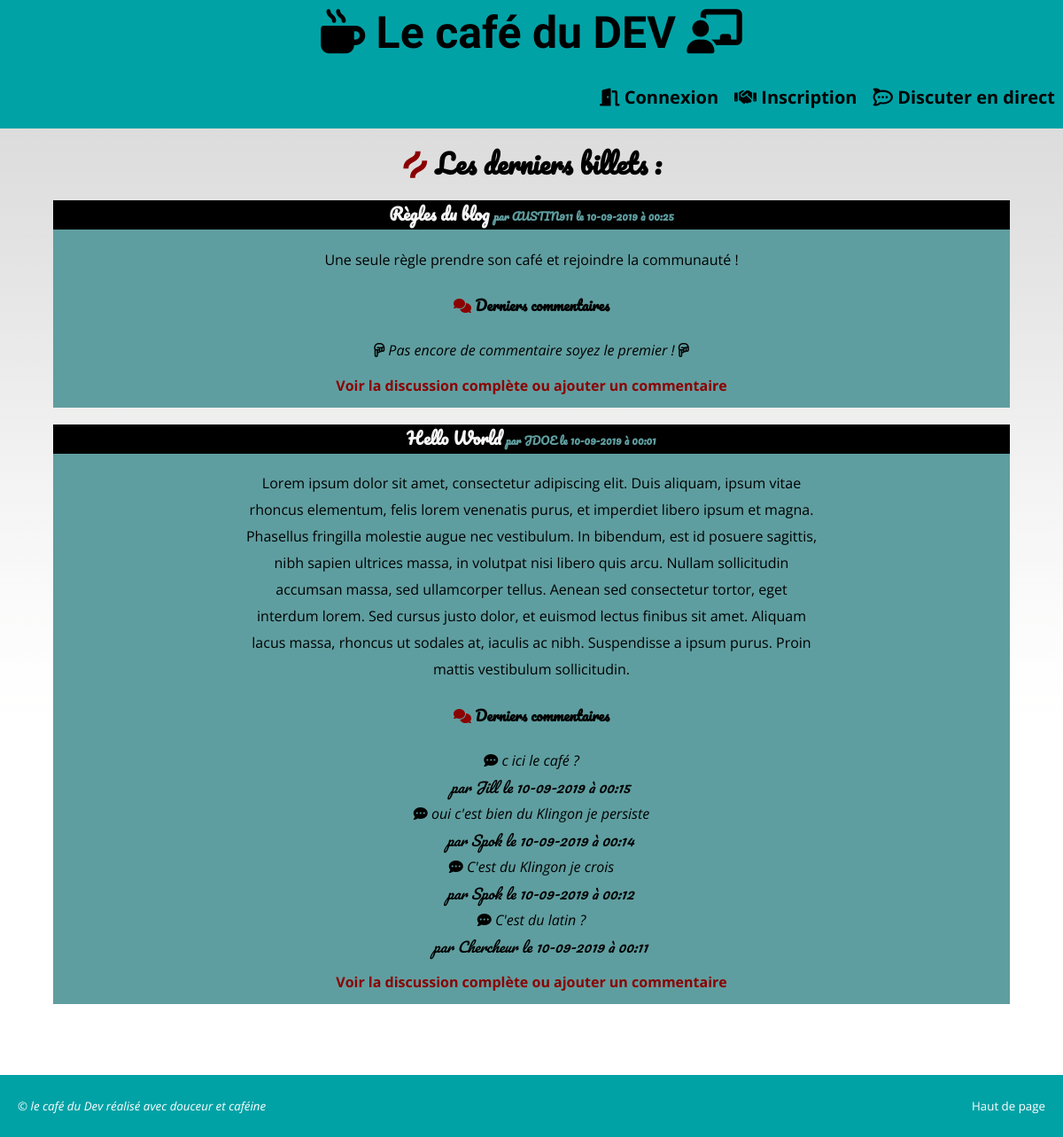
The page / on the database its author committed.
### tables this page shows
CREATE TABLE `posts` (
  `id` int(11) NOT NULL,
  `user_id` int(11) NOT NULL,
  `title` varchar(255) NOT NULL,
  `post` text NOT NULL,
  `creation_date` datetime NOT NULL
);

CREATE TABLE `users` (
  `id` int(11) NOT NULL,
  `firstname` varchar(200) NOT NULL,
  `lastname` varchar(200) NOT NULL,
  `email` varchar(200) NOT NULL,
  `role` varchar(5) NOT NULL,
  `pseudo` varchar(200) NOT NULL,
  `password` varchar(100) NOT NULL,
  `subscription_date` datetime NOT NULL
);

CREATE TABLE `comments` (
  `id` int(11) NOT NULL,
  `post_id` int(11) NOT NULL,
  `author` varchar(50) NOT NULL,
  `comment` text NOT NULL,
  `creation_date` datetime NOT NULL
);

### application/controllers/HomeController.php (called while the page is built, shortened)
<?php
class HomeController {
    public function renderHomeView() {
        $postModel = new PostModel();
        $posts = $postModel->getPosts();
        $commentModel = new CommentModel();
        require 'public/views/front/homeView.phtml';
    }
}

### application/classes/config/Directory.php (called while the page is built, shortened)
<?php
class Directory {
    public static function requireFileWithoutNamespace(string $class) :void {
        if (substr($class, -10) === 'Controller') {
            $class = str_replace(SELF::CONTROLLER_NAMESPACE, "", $class);
            require_once SELF::CONTROLLER_DIRECTORY . $class . '.php';
        }
        else if (substr($class, -5) === 'Model') {
            $class = str_replace(SELF::MODEL_NAMESPACE, "", $class);
        }
        else if (substr($class, -9) === 'Exception')
        {
            $class = str_replace(SELF::EXCEPTION_NAMESPACE, "", $class);
            require_once SELF::EXCEPTION_DIRECTORY . $class . '.php';
        }
        else if (substr($class, -6) === 'Entity')
        {
            $class = str_replace(SELF::ENTITY_NAMESPACE, "", $class);
        }
        else {
            $class = str_replace(SELF::CONFIG_NAMESPACE, "", $class);
        }
    }
}

### application/models/PostModel.php (called while the page is built, shortened)
<?php
class PostModel extends Database {
    public function getPosts() :array
    {
        $sql ="SELECT post.id, post.user_id, post.title, post.post, post.creation_date, user.pseudo FROM posts post INNER JOIN users user ON user.id = post.user_id ORDER BY post.id DESC";
        return $this->queryAllFetchClass($sql, SELF::ENTITY_CLASSNAME);
    }
}

### application/classes/config/Database.php (called while the page is built, shortened)
<?php
class Database {
    protected $pdo;
    public function setPdo(\PDO $db_init)
    {
        $this->pdo = $db_init;
    }
    public function protectWithHtmlSpecialCharsAndTrim(array $arrayParams = []) {
        if ( !empty($arrayParams) )
        {
            foreach( $arrayParams as $keys => $param )
            {
                $arrayParams[$keys] = htmlspecialchars(trim($param));
            }
            return $arrayParams;
        }
    }
    public function prepareExecute(string $sqlQuery, array $arrayParams = [])
    {
        $query = $this->pdo->prepare($sqlQuery);
        $protectedArrayParams = $this->protectWithHtmlSpecialCharsAndTrim($arrayParams);
        $query->execute($protectedArrayParams);
        return $query;
    }
    public function queryAllFetchClass( string $sqlQuery, $class, array $arrayParams = [] ) :array
    {
        $query = $this->prepareExecute($sqlQuery, $arrayParams);
        $entity_namespace = "Ariwf3\\Blog_oop\\Application\\Classes\\Entity";
        return $query->fetchAll(\PDO::FETCH_CLASS, $entity_namespace . '\\' . $class);
    }
}

### application/classes/entity/PostsEntity.php (called while the page is built, shortened)
<?php
class PostsEntity {
    public $id;
    public $creation_date;
    public function __construct() {
        $this->id = (int) $this->id;
        $this->creation_date = new \DateTime($this->creation_date);
    }
}

### application/models/CommentModel.php (called while the page is built, shortened)
<?php
class CommentModel extends Database {
    public function getLastCommentsBypost(int $post_id) :array {
        $id = (int) $post_id;
        $array = [
            "id" => $id
        ];
        $sql = "SELECT id, post_id, author, comment, creation_date FROM comments WHERE post_id = :id ORDER BY id DESC LIMIT 4";
        return $this->queryAllFetchClass($sql, SELF::ENTITY_CLASSNAME, $array);
    }
}

### application/classes/entity/CommentsEntity.php (called while the page is built, shortened)
<?php
class CommentsEntity {
    public $author;
    public $comment;
    public $creation_date;
    public function __construct() {
        $this->author = ucfirst($this->author);
        $this->creation_date = new \DateTime($this->creation_date);
    }
    public function getExcerpt() :string {
        if (strlen(substr($this->comment,0,50)) >= 50) {
            return substr($this->comment,0,50) . "...";
        } else {
            return substr($this->comment,0,50);
        }
    }
}

### public/views/front/homeView.phtml (the view, shortened to what this page needs)
<h2><i class="fab fa-hotjar"></i> Les derniers billets :</h2>
<?php endif;
foreach($posts as $post) :?>
<article>
    <h3><?= $post->title ?> <span class='author_infos'>par <span class='touppercase'><?= $post->pseudo ?></span> le <?= $post->creation_date->format('d-m-Y à H:i') ?></span></h3>
    <p><?= $post->post ?> </p>
    <div>
        <h4><i class="fas fa-comments"></i> Derniers commentaires</h4>
        <?php
        $lastComments = $commentModel->getLastCommentsByPost($post->id);
        if(empty($lastComments)) : ?>
        <p class="last_comments"><i class="far fa-hand-point-down"></i> Pas encore de commentaire soyez le premier ! <i class="far fa-hand-point-down"></i></p>
        <?php else :
        foreach ($lastComments as $lastComment) : ?>
            <p class="last_comments"><i class="fas fa-comment-dots"></i> <?= $lastComment->getExcerpt() ?> <span class="infos_comment">par <?= $lastComment->author ?> le <?= $lastComment->creation_date->format('d-m-Y à H:i') ?></span></p>
        <?php endforeach ?>
        <?php endif ?>
    </div>
    <a href="index.php?action=comments&id=<?=$post->id?>">Voir la discussion complète ou ajouter un commentaire</a>
</article>
<?php endforeach ?>
<?php require 'public/views/template.phtml'; ?>

### public/assets/css/style.css (style rules this page uses)
html { font-size: 62.5% }
* { box-sizing: border-box; }
body { font-family: 'Open Sans', sans-serif; margin: 0; padding: 0; font-size: 1.6rem; line-height: 3rem; background-image: url('../img/fond.png'); background-repeat: repeat-x; }
h2 { font-size: 3rem; }
h2,h3,h4 { font-family: 'Pacifico', cursive; }
span.touppercase { text-transform: uppercase; }
a { text-decoration: none; color : darkred; font-weight: bold; transition: all 0.30s; }
.fa-hotjar, .fa-comments, h2 .fa-user, h2 .fa-user-cogs { color : darkred; }
main a { display : block; padding-bottom: 1rem; }
article { background: cadetblue; }
article>h3 { background: black; color: whitesmoke; }
article>h3>span.author_infos { font-size: 1.2rem; color: cadetblue; }
article p { max-width: 60%; margin: 0 auto; }
article div { margin-bottom: 1rem; }
p.last_comments { font-style: italic; }
p.last_comments span { color: black; }
span.infos_comment { display: block; font-family: 'Pacifico', cursive; color: cadetblue; }
@media screen and (min-width: 768px) { body { position: relative; } }
@media screen and (min-width: 768px) { span.infos_comment { margin-left: 2rem; } }

### rows shown on the page
posts: title "Règles du blog", user.pseudo "AUSTIN911", creation_date "10-09-2019 à 00:25", post "Une seule règle prendre son café et rejoindre la communauté !", shows "Pas encore de commentaire soyez le premier !"
posts: title "Hello World", user.pseudo "JDOE", creation_date "10-09-2019 à 00:01", post "Lorem ipsum dolor sit amet, consectetur adipiscing elit. Duis aliquam, ipsum vitae rhoncus elementum, felis lorem venenatis purus, et imperdiet libero ipsum et magna. Phasellus fringilla molestie augue nec vestibulum. In bibendum, est id posuere sagittis, nibh sapien ultrices massa, in volutpat nisi libero quis arcu. Nullam sollicitudin accumsan massa, sed ullamcorper tellus. Aenean sed consectetur tortor, eget interdum lorem. Sed cursus justo dolor, et euismod lectus finibus sit amet. Aliquam lacus massa, rhoncus ut sodales at, iaculis ac nibh. Suspendisse a ipsum purus. Proin mattis vestibulum sollicitudin."
comments: comment "c ici le café ?", author "Jill", creation_date "10-09-2019 à 00:15"
comments: comment "oui c'est bien du Klingon je persiste", author "Spok", creation_date "10-09-2019 à 00:14"
comments: comment "C'est du Klingon je crois", author "Spok", creation_date "10-09-2019 à 00:12"
comments: comment "C'est du latin ?", author "Chercheur", creation_date "10-09-2019 à 00:11"
